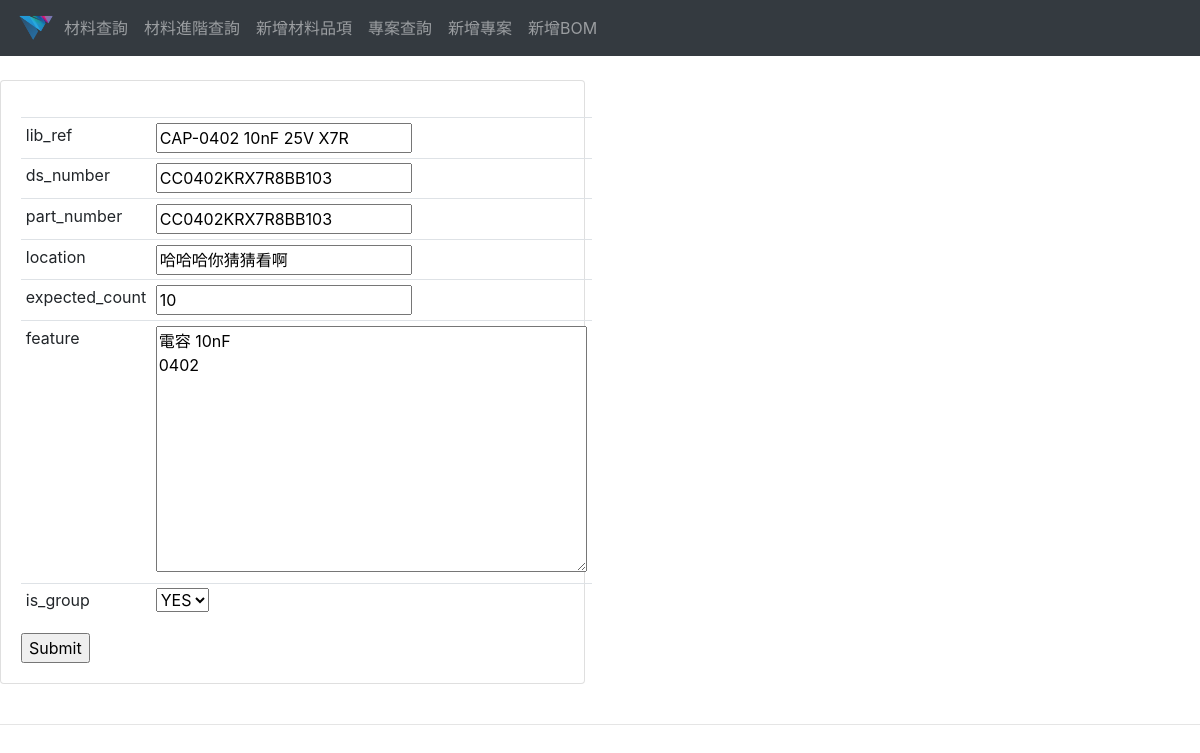
/update_item/6/, run on an earlier commit of the app's database.
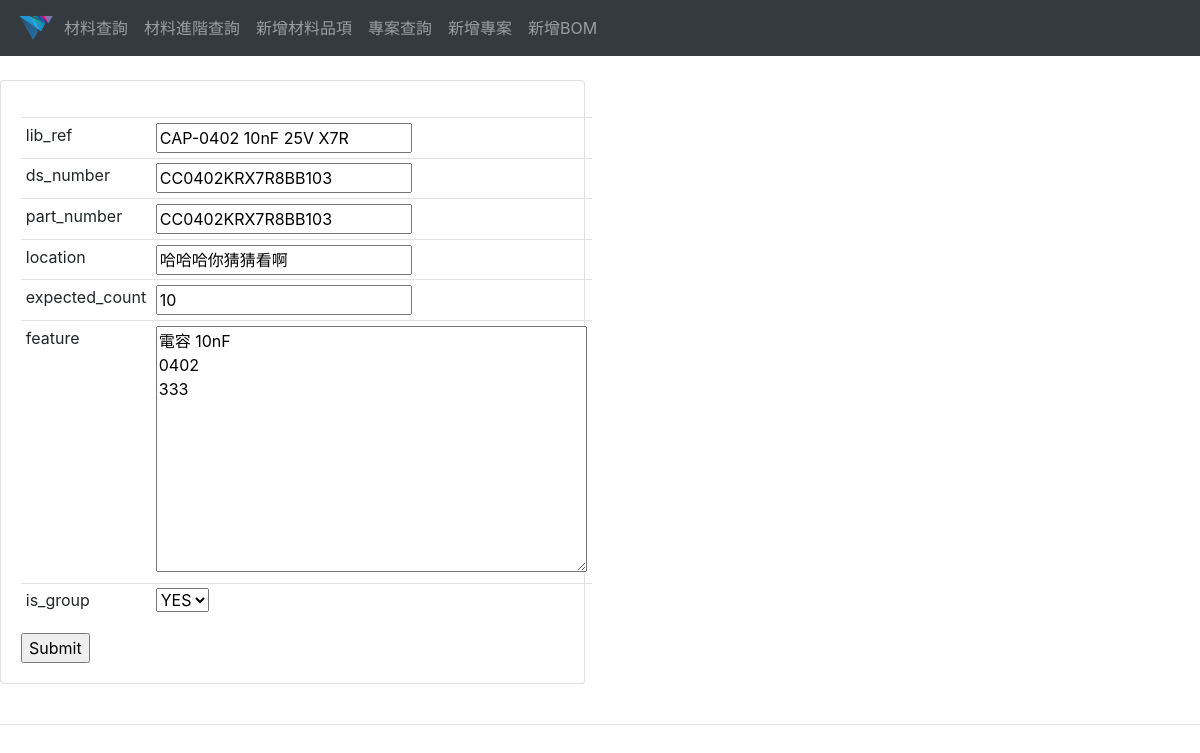
And on a later commit of the database.
### material_management_system/models.py (models this page shows, shortened)
class Item(models.Model):
    GROUP_STATUS = (
        ('YES', 'YES'),
        ('NO', 'NO'),
    )
    lib_ref = models.CharField(max_length=200, blank=True)
    ds_number = models.CharField(max_length=200,unique=True)
    part_number = models.CharField(max_length=200, null=True, blank=True)
    location = models.CharField(max_length=200, null=True, blank=True)
    expected_count = models.IntegerField(null=True)
    feature = models.TextField(blank=True, null=True)
    date_created = models.DateTimeField(auto_now_add=True)
    free_count = models.IntegerField(default=0)
    unavailable_count = models.IntegerField(default=0)
    is_group = models.CharField(max_length=5, choices=GROUP_STATUS, default='YES')

### material_management_system/views.py (the view, shortened to what this page needs)
# urls.py: path('update_item/<str:pk>/', views.update_item, name="update_item"),
def update_item(request, pk):
    item = Item.objects.get(id=pk)
    form = ItemForm(instance=item)
    info = str()
    context = {'form': form, 'info': info}
    return render(request, 'new_item.html', context)

### material_management_system/forms.py
class ItemForm(ModelForm):
    lib_ref = forms.CharField(label="Lib Ref")
    ds_number = forms.CharField(label="DS Number")
    part_number = forms.CharField(label="Part Number")
    location = forms.CharField(label="存放位置")
    expected_count = forms.IntegerField(label="期望庫存")
    class Meta:
        model = Item
        fields = '__all__'
        exclude = ['free_count', 'unavailable_count']

### templates/new_item.html (shortened to what this page needs)
{% extends 'main.html' %}
{% block content %}
<br>
<div class="row">
	<div class="col-md-6">
		<div class="card card-body">
			<form action="" method="POST">
            <table class="table table-sm">
                {% for it in form %}
                    <tr>
                    <td>{{ it.name }}</td>
                    <td>{{ it }}</td>
                    </tr>
                {% endfor %}
            </table>
				<input type="submit" name="Submit">
			</form>
		</div>
	</div>
</div>
<br>
{% endblock %}

What changed in the data, as far as the page shows it:
changed Item "CAP-0402 10nF 25V X7R": feature "電容 10nF 0402" → "電容 10nF 0402 333"
